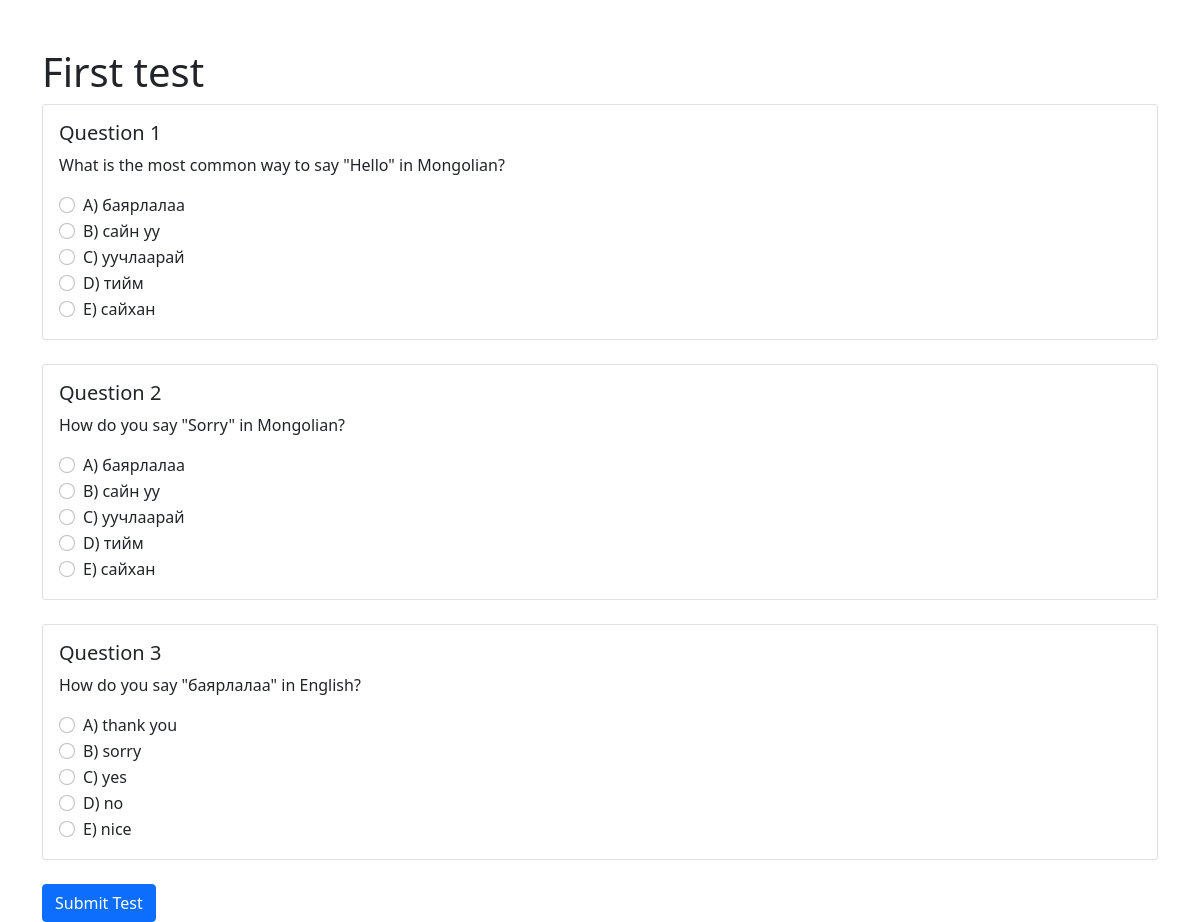
The page /test/1 (signed in) on the database its author committed.
### db/models.py (models this page shows, shortened)
class Test(db.Model):
    __tablename__ = 'tests'
    test_id = db.Column(db.Integer, primary_key=True)
    title = db.Column(db.String(100), nullable=False)
    is_sample = db.Column(db.Boolean, default=False)
    created_at = db.Column(db.DateTime, default=db.func.now())
    questions = db.relationship('Question', backref='test', lazy=True)

class Question(db.Model):
    __tablename__ = 'questions'
    question_id = db.Column(db.Integer, primary_key=True)
    test_id = db.Column(db.Integer, db.ForeignKey('tests.test_id'), nullable=False)
    question_text = db.Column(db.String(1700), nullable=False)
    option_a = db.Column(db.String(1200), nullable=False)
    option_b = db.Column(db.String(1200), nullable=False)
    option_c = db.Column(db.String(1200), nullable=False)
    option_d = db.Column(db.String(1200), nullable=False)
    option_e = db.Column(db.String(1200), nullable=False)
    correct_answer = db.Column(db.String(1), nullable=False)
    explanation = db.Column(db.String(5500), nullable=False)

### routes/test_routes.py (the view)
@test_bp.route('/test/<int:test_id>')
@login_required
def take_test(test_id):
    test = Test.query.get_or_404(test_id)
    questions = Question.query.filter_by(test_id=test_id).all()
    return render_template('tests/take.html', test=test, questions=questions)

### app.py (called while the page is built)
@login_manager.user_loader
def load_user(user_id):
    return User.query.get(int(user_id))

### templates/tests/take.html (shortened to what this page needs)
<!DOCTYPE html>
<html>
<head>
    <link href="https://cdn.jsdelivr.net/npm/bootstrap@5.1.3/dist/css/bootstrap.min.css" rel="stylesheet">
</head>
<body>
    <div class="container mt-5">
        <h1>{{ test.title }}</h1>
        <form method="POST" action="{{ url_for('test_routes.submit_test') }}">
            {% for question in questions %}
            <div class="card mb-4">
                <div class="card-body">
                    <h5 class="card-title">Question {{ loop.index }}</h5>
                    <p class="card-text">{{ question.question_text }}</p>
                    <div class="form-check">
                        <input class="form-check-input" type="radio" name="question_{{ question.question_id }}" value="A" id="q{{ question.question_id }}_a" required>
                        <label class="form-check-label" for="q{{ question.question_id }}_a">
                            A) {{ question.option_a }}
                        </label>
                    </div>
                    <div class="form-check">
                        <input class="form-check-input" type="radio" name="question_{{ question.question_id }}" value="B" id="q{{ question.question_id }}_b">
                        <label class="form-check-label" for="q{{ question.question_id }}_b">
                            B) {{ question.option_b }}
                        </label>
                    </div>
                    <div class="form-check">
                        <input class="form-check-input" type="radio" name="question_{{ question.question_id }}" value="C" id="q{{ question.question_id }}_c">
                        <label class="form-check-label" for="q{{ question.question_id }}_c">
                            C) {{ question.option_c }}
                        </label>
                    </div>
                    <div class="form-check">
                        <input class="form-check-input" type="radio" name="question_{{ question.question_id }}" value="D" id="q{{ question.question_id }}_d">
                        <label class="form-check-label" for="q{{ question.question_id }}_d">
                            D) {{ question.option_d }}
                        </label>
                    </div>
                    <div class="form-check">
                        <input class="form-check-input" type="radio" name="question_{{ question.question_id }}" value="E" id="q{{ question.question_id }}_e">
                        <label class="form-check-label" for="q{{ question.question_id }}_e">
                            E) {{ question.option_e }}
                        </label>
                    </div>
                </div>
            </div>
            {% endfor %}
            <button type="submit" class="btn btn-primary">Submit Test</button>
        </form>
    </div>
</body>
</html>

### rows shown on the page
Test: title "First test"
Question: question_text "What is the most common way to say \"Hello\" in Mongolian?", option_a "баярлалаа", option_b "сайн уу", option_c "уучлаарай", option_d "тийм", option_e "сайхан"
Question: question_text "How do you say \"Sorry\" in Mongolian?", option_a "баярлалаа", option_b "сайн уу", option_c "уучлаарай", option_d "тийм", option_e "сайхан"
Question: question_text "How do you say \"баярлалаа\" in English?", option_a "thank you", option_b "sorry", option_c "yes", option_d "no", option_e "nice"
